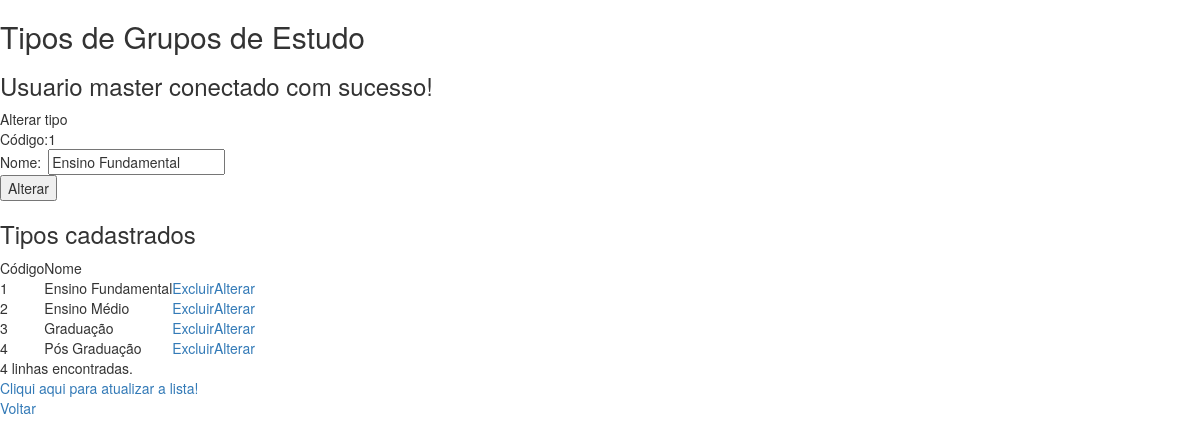
Screenshot of /tipos.php?alterar=1 (signed in) with the database file from the repository.
### tables this page shows
CREATE TABLE IF NOT EXISTS `tipos` (
  `cod` int(11) NOT NULL AUTO_INCREMENT,
  `nome` varchar(50) NOT NULL,
  PRIMARY KEY (`cod`),
  UNIQUE KEY `nome` (`nome`)
);

### tipos.php (the view, shortened to what this page needs)
<!DOCTYPE html>
<html lang="en">
	<head>
		<link href="bootstrap-3.3.2/css/bootstrap.min.css" rel="stylesheet">
	</head>
	<body>
		<h2>Tipos de Grupos de Estudo</h2>
		<h3><?php echo "Usuario ".$_SESSION["login"]." conectado com sucesso!"; ?></h3>
		<form action="tipos.php" method="POST">
			<table>
				<tr>
					<td colspan="2">
						<?php
							if(isset($_GET['alterar'])){
								echo "Alterar tipo";
							}else{
								echo "Inserir novo tipo";
							}
						?>
					</td>
				</tr>
				<?php
					if(isset($_GET['alterar'])){
						echo "<tr><td>Código:</td><td>".$_GET['alterar']."<input type='hidden' name='codigo' value='".$_GET['alterar']."' /></td></tr>";
					}
				?>
				<tr>
					<td>Nome:</td>
					<td>
						<?php
							if(isset($_GET['alterar'])){
								$nome = "";
								$conexao = RetornaConexao();
								$sql = "select nome from tipos where cod = ".$_GET['alterar'];
								$result = mysqli_query($conexao, $sql, $field=0);
								if (!$result){
									die('Erro consultando para alterar registro de tipos no Banco de Dados.');
								}else{
									if (mysqli_num_rows($result) > 0){
										while($row = mysqli_fetch_assoc($result)) {
											$nome = $row["nome"];
										}
									}
								}
								echo "<input type='text' name='nome' value='".$nome."'  />";
							}else{
								echo "<input type='text' name='nome'/>";
							}
						?>
					</td>
				<tr>
				<tr>
					<td colspan="2">
						<?php
							if(isset($_GET['alterar'])){
								echo "<input type='submit' value='Alterar' name='submit'>";
							}else{
								echo "<input type='submit' value='Adicionar' name='submit'>";
							}
						?>
					</td>
				</tr>
			</table>
		</form>
		<h3>Tipos cadastrados</h3>
		<table>
			<tr>
				<td>Código</td>
				<td>Nome</td>
				<td>&nbsp;</td>
				<td>&nbsp;</td>
			</tr>
			<?php
				$conexao = RetornaConexao();
				$sql = "select cod, nome from tipos";
				$result = mysqli_query($conexao, $sql, $field=0);
				if (!$result){
					die('Erro consultando registro de tipos no Banco de Dados.');
				}else{
					$contador = 0;
					if (mysqli_num_rows($result) > 0){
						while($row = mysqli_fetch_assoc($result)) {
							$cod = $row["cod"];
							$nome = $row["nome"];
							$contador++;
							echo "<tr><td>".$cod."</td><td>".$nome."</td><td><a href='tipos.php?excluir=".$cod."'>Excluir</a></td><td><a href='tipos.php?alterar=".$cod."'>Alterar</a></td></tr>";
						}
					}
					echo "<tr><td colspan='4'>".$contador." linhas encontradas.</td></tr>";
				}
			?>
			<tr>
				<td colspan="3"><a href="tipos.php">Cliqui aqui para atualizar a lista!</a></td>
			</tr>
			<tr>
				<td colspan="3"><a href="index.php">Voltar</a></td>
			</tr>
		</table>
	</body>
</html>

### rows the page displays
tipos: nome "Ensino Fundamental", cod "1"
tipos: cod "2", nome "Ensino Médio"
tipos: cod "3", nome "Graduação"
tipos: cod "4", nome "Pós Graduação"

### other values shown
$_SESSION["login"] "master"
$_GET['alterar'] "1"
$contador "4"
